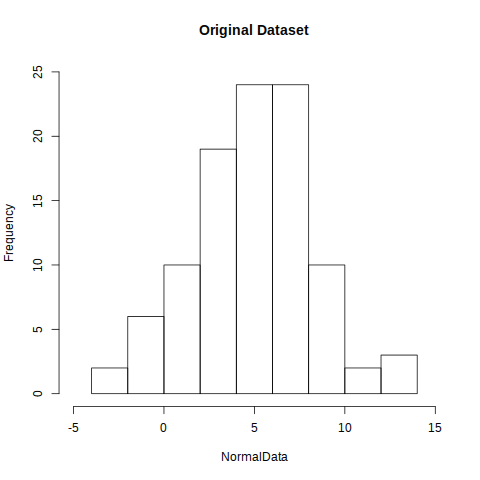

Write R code to recreate this figure.
png("prob1a.png")
hist(NormalData, main = "Original Dataset", xlim = c(-5, 15), ylim = c(0, 25))
dev.off()

mean(NormalData)

sd(NormalData)
